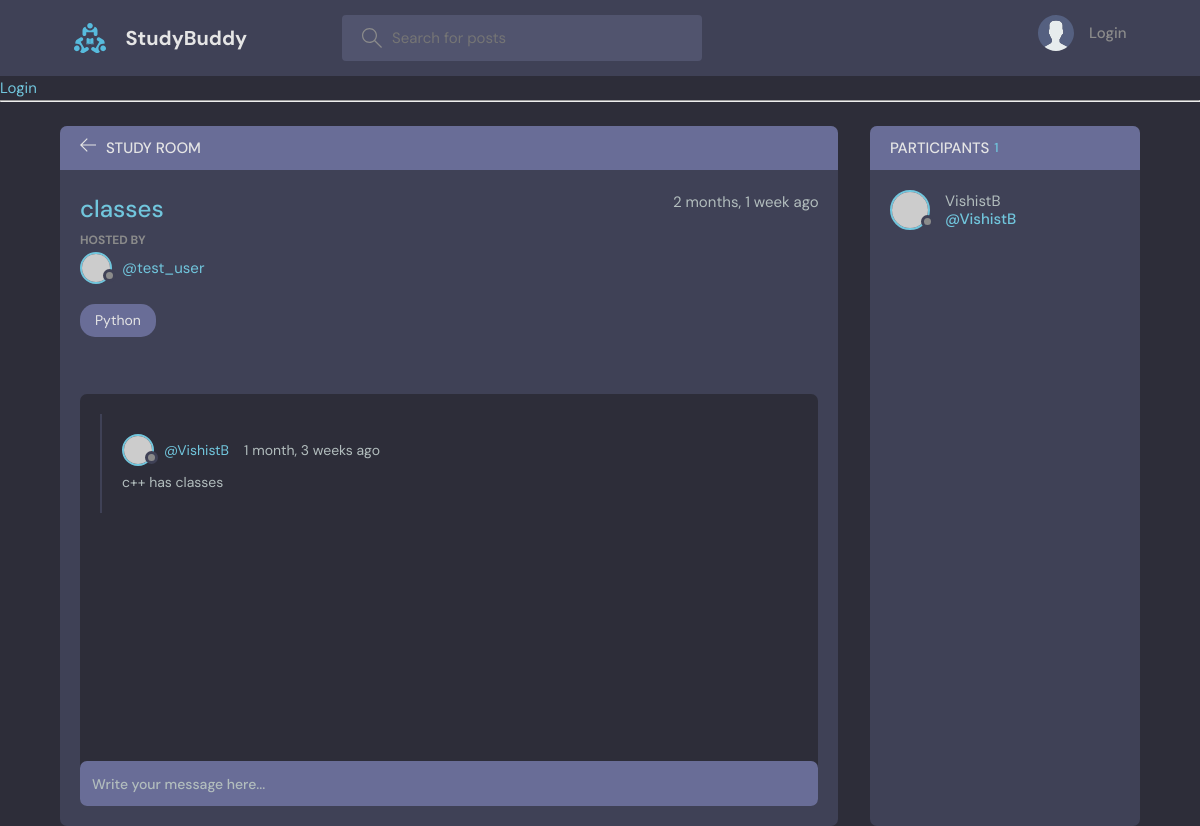
Screenshot of /room/6 with the database file from the repository.
### base/models.py (models this page shows, shortened)
class Room(models.Model):
    host = models.ForeignKey(User, on_delete=models.SET_NULL, null=True)
    topic= models.ForeignKey(Topic, on_delete=models.SET_NULL, null=True)
    name=models.CharField(max_length=200)
    description= models.TextField(null=True,blank=True)
    participants=models.ManyToManyField(User, related_name='participants', blank=True)
    updated=models.DateTimeField(auto_now=True)
    created=models.DateTimeField(auto_now_add=True)
    class Meta:
        ordering = ['-updated', 'created']

class Topic(models.Model):
    name = models.CharField(max_length=200)
    def __str__(self):
        return self.name

class Message(models.Model):
    user = models.ForeignKey(User, on_delete=models.CASCADE)
    room = models.ForeignKey(Room, on_delete=models.CASCADE)
    body = models.TextField()
    updated=models.DateTimeField(auto_now=True)
    created=models.DateTimeField(auto_now_add=True)
    class Meta:
        ordering = ['-updated', 'created']

### base/views.py (the view, shortened to what this page needs)
# urls.py: path('room/<str:pk>',views.room,name="room"),
def room(request,pk):
    room=Room.objects.get(id=pk)
    room_messages=room.message_set.all().order_by('-created')
    participants = room.participants.all()
    context = {'room':room,'room_messages':room_messages, 'participants': participants}
    return render(request, 'base/room.html', context)

### base/templates/base/room.html (shortened to what this page needs)
{% extends 'main.html' %}
{% block content%}
    <main class="profile-page layout layout--2">
      <div class="container">
        <div class="room">
          <div class="room__top">
            <div class="room__topLeft">
              <a href="{% url 'home' %}">
                <svg version="1.1" xmlns="http://www.w3.org/2000/svg" width="32" height="32" viewBox="0 0 32 32">
                  <title>arrow-left</title>
                  <path
                    d="M13.723 2.286l-13.723 13.714 13.719 13.714 1.616-1.611-10.96-10.96h27.625v-2.286h-27.625l10.965-10.965-1.616-1.607z"
                  ></path>
                </svg>
              </a>
              <h3>Study Room</h3>
            </div>
          </div>
          <div class="room__box scroll">
            <div class="room__header scroll">
              <div class="room__info">
                <h3>{{room.name}}</h3>
                <span>{{room.created|timesince}} ago</span>
              </div>
              <div class="room__hosted">
                <p>Hosted By</p>
                <a href="{% url 'user-profile' room.host.id %}" class="room__author">
                  <div class="avatar avatar--small">
                    <img src="https://randomuser.me/api/portraits/men/37.jpg" />
                  </div>
                  <span>@{{room.host.username}}</span>
                </a>
              </div>
              <span class="room__topics">{{room.topic}}</span>
            </div>
            <div class="room__conversation">
              <div class="threads scroll">
                {% for message in room_messages %}
                <div class="thread">
                  <div class="thread__top">
                    <div class="thread__author">
                      <a href="{% url 'user-profile' message.user.id %}" class="thread__authorInfo">
                        <div class="avatar avatar--small">
                          <img src="https://randomuser.me/api/portraits/men/37.jpg" />
                        </div>
                        <span>@{{message.user.username}}</span>
                      </a>
                      <span class="thread__date">{{message.created|timesince}} ago</span>
                    </div>
                  </div>
                  <div class="thread__details">
                    {{message.body}}
                  </div>
                </div>
                {% endfor %}
              </div>
            </div>
          </div>
          <div class="room__message">
            <form action="#"><input name="" placeholder="Write your message here..." /></form>
          </div>
        </div>
        <div class="participants">
          <h3 class="participants__top">Participants <span>{{participants.count}}</span></h3>
          <div class="participants__list scroll">
            {% for user in participants%}
            <a href="{% url 'user-profile' user.id %}" class="participant">
              <div class="avatar avatar--medium">
                <img src="https://randomuser.me/api/portraits/men/37.jpg" />
              </div>
              <p>
                {{user.username}}
                <span>@{{user.username}}</span>
              </p>
            </a>
            {% endfor %}
          </div>
        </div>
      </div>
    </main>
    {% endblock content %}

### rows the page displays
Room: name "classes", created "2 months, 1 week", host.username "test_user", topic "Python"
Message: user.username "VishistB", created "1 month, 3 weeks", body "c++ has classes"

### other values shown
{{ participants.count }} "1"
{{ user.username }} "VishistB"
